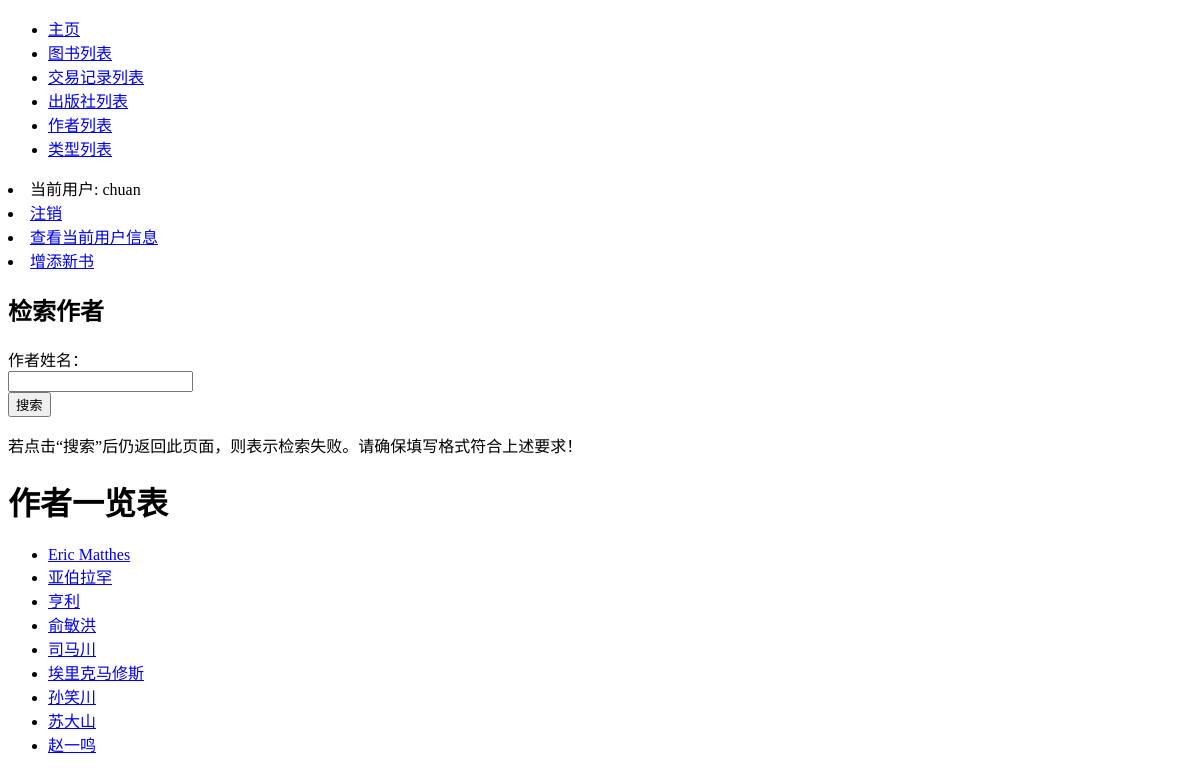
Page /bookstore/authors/ (signed in) on the earlier database version.
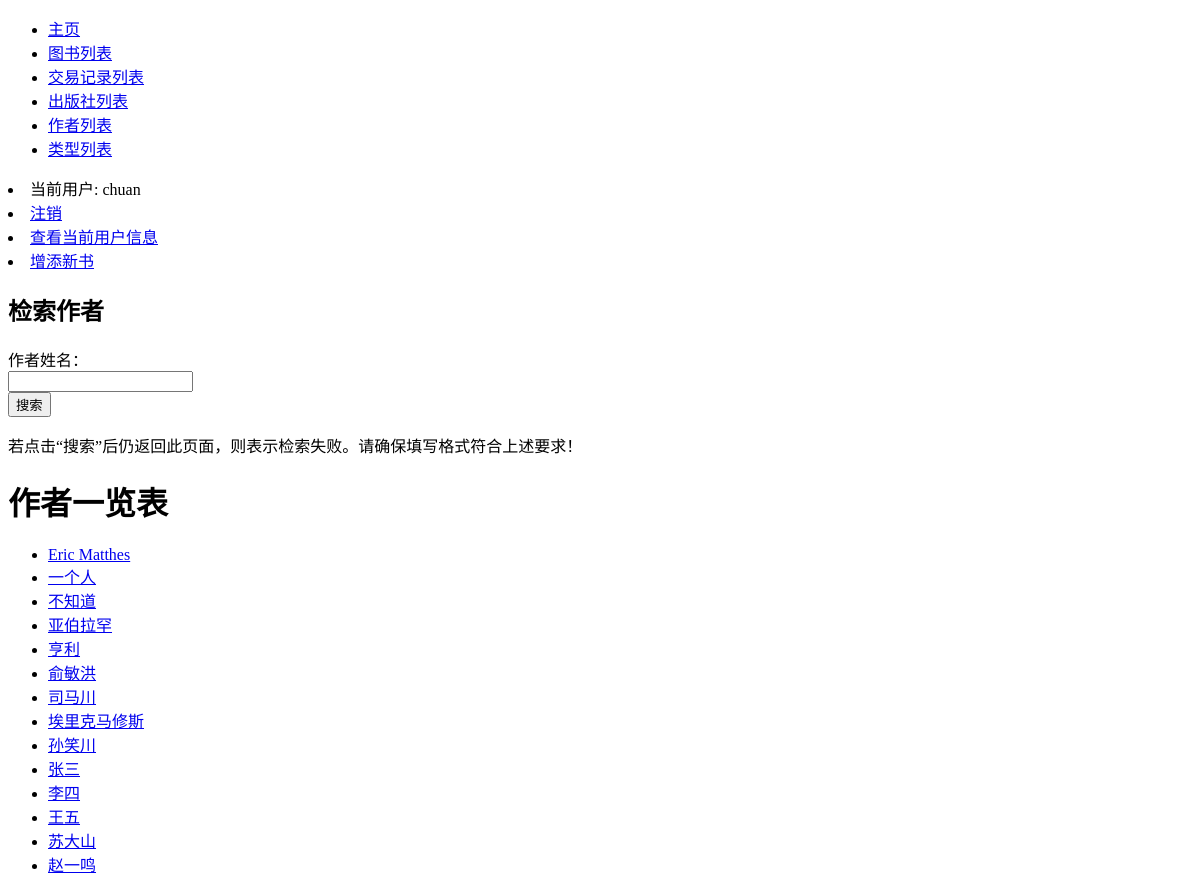
Same page on the later database version.
### bookstore/models.py (models this page shows, shortened)
class Author(models.Model):
    name = models.CharField(max_length=30, verbose_name='作者姓名')
    class Meta:
        verbose_name = '作者'
        verbose_name_plural = '作者'
        ordering = ['name', ]
    def get_absolute_url(self):
        return reverse('author_books', args=[str(self.id)])

### bookstore/views.py (the view, shortened to what this page needs)
# urls.py: path('authors/', views.authors, name='authors'),
@login_required
def authors(request):
    all_authors = Author.objects.all()
    selected_authors = all_authors
    ct = {'all_authors': all_authors}
    return render(request, 'bookstore/author_list.html', context=ct)

### bookstore/templates/bookstore/author_list.html (shortened to what this page needs)
{% extends "base.html" %}
{% block content %}
    <form method="POST" role="form" class="form-horizontal">
        <h2 class="form-signin-heading text-center">检索作者</h2>
        <div class="form-group">
            <label for="id_name" class="col-md-3 control-label">作者姓名：</label>
            <div class="col-md-9">
                <input type="text" class="form-control" name="name" id="id_name">
            </div>
        </div>
        <div class="form-group">
            <div class="col-md-4 col-md-offset-4">
                <button class="btn btn btn-primary btn-block" type="submit">搜索</button>
            </div>
        </div>
    </form>
    <p>若点击“搜索”后仍返回此页面，则表示检索失败。请确保填写格式符合上述要求！</p>
    <h1>作者一览表</h1>
    {% if all_authors %}
    <ul>
      {% for author in all_authors %}
      <li>
        <a href="{{ author.get_absolute_url }}">{{ author.name }}</a>
      </li>
      {% endfor %}
    </ul>
    {% else %}
      <p>没有了，没有作者了！</p>
    {% endif %}
{% endblock %}

Differences in the rows shown:
added Author: name "一个人"
added Author: name "不知道"
added Author: name "张三"
added Author: name "李四"
added Author: name "王五"
